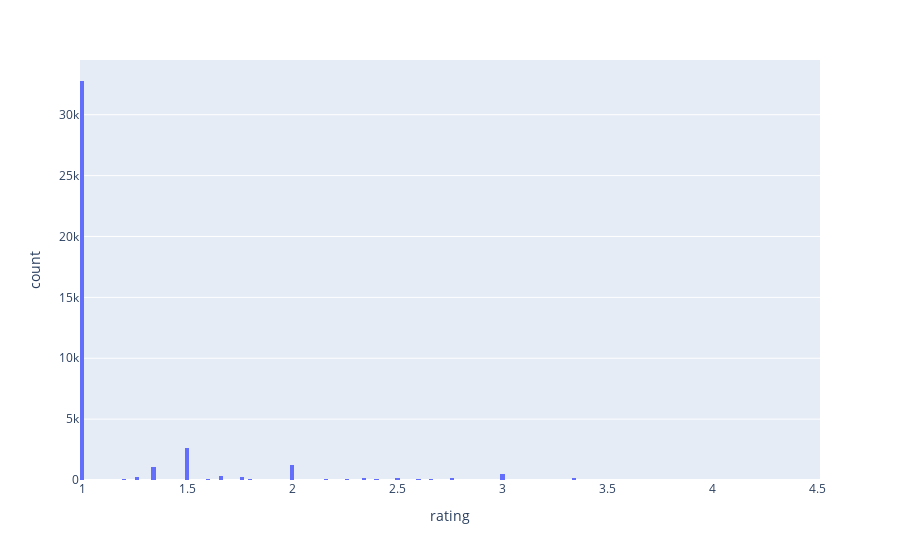

Here is the notebook cell this chart was saved with:
### Markdown cell above
#### Plotting

### Code cell
px.histogram(txns, x='rating')

### Figure 1 — Plotly figure (JSON) as saved in the notebook; plotly's stock layout.template omitted (floating-point values rounded to 4 significant figures; data arrays with more than 128 entries replaced by an {"elided": "..."} marker saying what was removed)
{"data": [{"alignmentgroup": "True", "bingroup": "x", "hovertemplate": "rating=%{x}<br>count=%{y}<extra></extra>", "legendgroup": "", "marker": {"color": "#636efa", "pattern": {"shape": ""}}, "name": "", "offsetgroup": "", "orientation": "v", "showlegend": false, "type": "histogram", "x": {"elided": "40710 float values"}, "xaxis": "x", "yaxis": "y"}], "layout": {"barmode": "relative", "legend": {"tracegroupgap": 0}, "margin": {"t": 60}, "xaxis": {"anchor": "y", "domain": [0, 1], "title": {"text": "rating"}}, "yaxis": {"anchor": "x", "domain": [0, 1], "title": {"text": "count"}}}}
